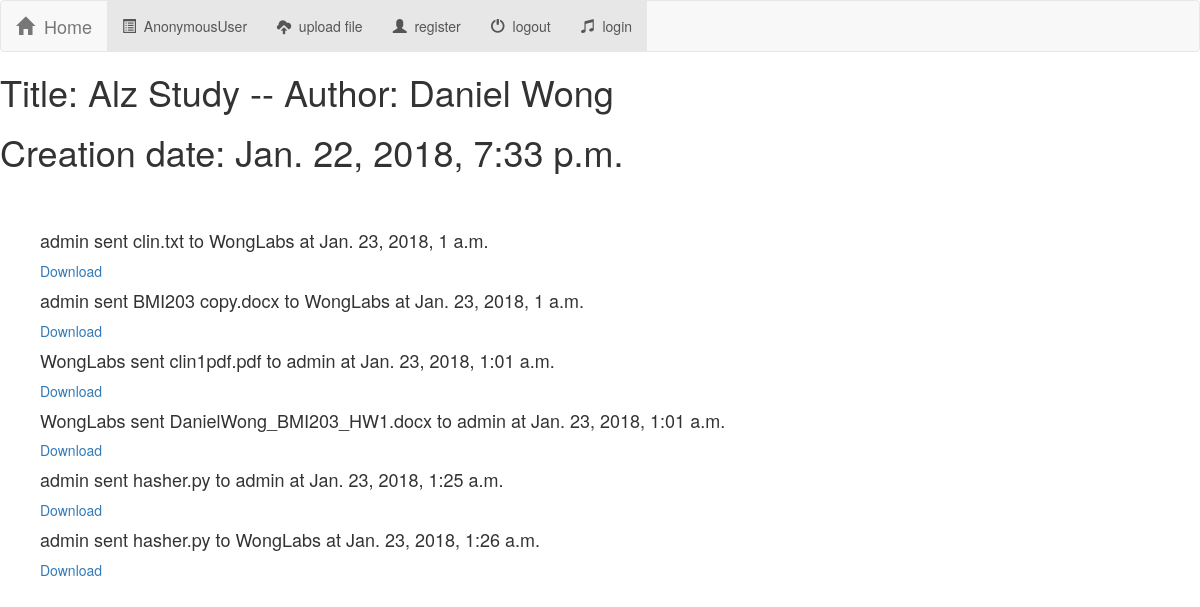
/clinicaltrials/2/, run on an earlier commit of the app's database.
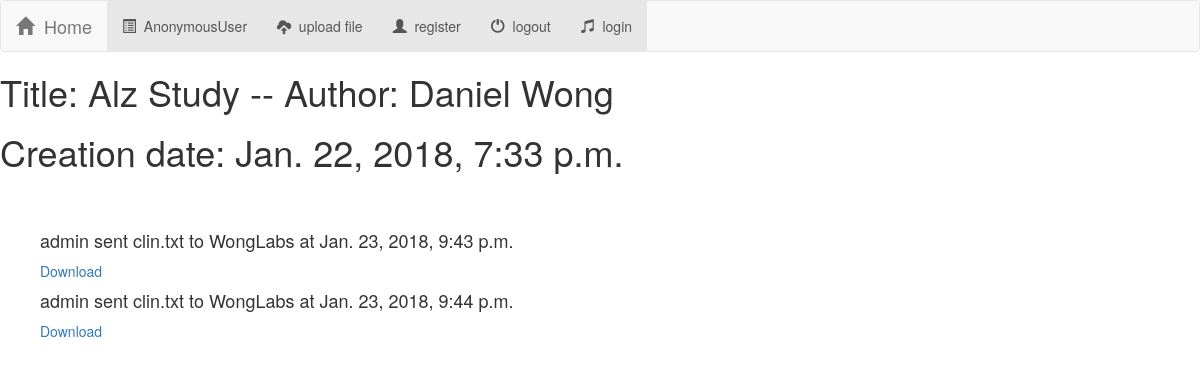
And on a later commit of the database.
### clinicaltrials/models.py (models this page shows, shortened)
class clinicaltrial(models.Model):
	author = models.CharField(max_length = 300)
	title = models.CharField(max_length = 300)
	creationDate = models.DateTimeField(auto_now_add=True)
	def __str__(self):
		return "Title: " + self.title + " -- Author: " + self.author

class file(models.Model):
	clinicaltrial = models.ForeignKey(clinicaltrial, on_delete = models.CASCADE, blank=True, null=True)
	owner = models.ForeignKey(User, related_name="owner", on_delete = models.CASCADE, blank=True, null=True, unique = False)
	sender = models.ForeignKey(User, related_name="sender", on_delete = models.CASCADE, blank=True, null=True, unique = False)
	filename = models.CharField(max_length = 100)
	file_type = models.CharField(max_length = 100, blank=True, null = True)
	data = models.FileField()
	uploadDate = models.DateTimeField(auto_now_add=True)
	dataHash = models.CharField(max_length = 100, blank = True, null= True)

### clinicaltrials/views.py (the view)
# urls.py: url(r'^(?P<clinicaltrial_id>[0-9]+)/$', views.detail, name = "detail"),
def detail(request, clinicaltrial_id):
    try:
        trial = clinicaltrial.objects.get(pk = clinicaltrial_id)
        allFiles = trial.file_set.all()
    except:
        raise Http404("trial does not exist")
    return render(request, 'clinicaltrials/detail.html', {'trial': trial, 'allFiles': allFiles})

### clinicaltrials/templates/clinicaltrials/detail.html
{% extends 'clinicaltrials/base.html' %}
{% block body %}
<h1> {{trial}} </h1>
<h1> Creation date: {{trial.creationDate}}</h1>
<br> <br>
{% for file in allFiles %}
	<ul>
		<h4> {{file.sender}} sent {{file.filename}} to {{file.owner}} at {{file.uploadDate}}</h4>
		<a href="{% url 'clinicaltrial:download' file.data.path %}"> Download </a>
		<br>
	</ul>
{% endfor %}
{% endblock %}

### clinicaltrials/templates/clinicaltrials/base.html (shortened to what this page needs)
<!DOCTYPE html>
<html lang="en">
<head>
    {% load staticfiles %}
    <link rel="stylesheet" href="https://maxcdn.bootstrapcdn.com/bootstrap/3.3.7/css/bootstrap.min.css">
</head>
<body>
<nav class ="navbar navbar-default">
    <div class="container-fluid">
        <div class="navbar-header>"
            <button type="button" class="navbar-toggle" data-toggle="collapse" data-target="#topNavBar">
            <a class="navbar-brand" href="{% url 'clinicaltrial:index' %}">
                <span class="glyphicon glyphicon-home" aria-hidden="true"></span>&nbsp;
            Home </a>
        </div>
        <div class = "collapse navbar-collapse" id ="topNavBar">
            <ul class="nav navbar-nav">
                <li class="active">
                    <a href="{% url 'clinicaltrial:userhome' %}">
                    <span class="glyphicon glyphicon-list-alt" aria-hidden="true"></span>&nbsp; {{user}}
                    </a>
                </li>
                <li class="active">
                    <a href="{% url 'clinicaltrial:upload' %}">
                    <span class="glyphicon glyphicon-cloud-upload" aria-hidden="true"></span>&nbsp; upload file
                    </a>
                </li>
                <li class="active">
                    <a href="{% url 'clinicaltrial:register' %}">
                    <span class="glyphicon glyphicon-user" aria-hidden="true"></span>&nbsp;
                    register
                    </a>
                </li>
                 <li class="active">
                    <a href="{% url 'clinicaltrial:logout' %}">
                    <span class="glyphicon glyphicon-off" aria-hidden="true"></span>&nbsp; logout
                    </a>
                </li>
                {%if user.is_anonymous %}
                <li class="active">
                    <a href="{% url 'clinicaltrial:login' %}">
                    <span class="glyphicon glyphicon-music" aria-hidden="true"></span>&nbsp; login
                    </a>
                </li>
                {% endif %}
            </ul>
    </div>
</nav>
{% block body %}
{% endblock %}
</body>
</html>

What changed in the data, as far as the page shows it:
removed file: sender "admin", filename "clin.txt", owner "WongLabs", uploadDate "Jan. 23, 2018, 1 a.m."
removed file: sender "admin", filename "BMI203 copy.docx", owner "WongLabs", uploadDate "Jan. 23, 2018, 1 a.m."
removed file: sender "WongLabs", filename "clin1pdf.pdf", owner "admin", uploadDate "Jan. 23, 2018, 1:01 a.m."
removed file: sender "WongLabs", filename "DanielWong_BMI203_HW1.docx", owner "admin", uploadDate "Jan. 23, 2018, 1:01 a.m."
removed file: sender "admin", filename "hasher.py", owner "admin", uploadDate "Jan. 23, 2018, 1:25 a.m."
removed file: sender "admin", filename "hasher.py", owner "WongLabs", uploadDate "Jan. 23, 2018, 1:26 a.m."
added file: sender "admin", filename "clin.txt", owner "WongLabs", uploadDate "Jan. 23, 2018, 9:43 p.m."
added file: sender "admin", filename "clin.txt", owner "WongLabs", uploadDate "Jan. 23, 2018, 9:44 p.m."
